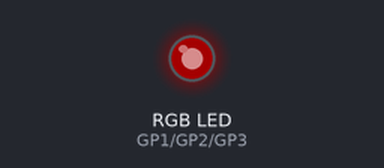
The program below on a simulated Raspberry Pi Pico running MicroPython. Shown: an RGB LED mixed from three pins (HIGH = lit). Dim RGB values are drawn brighter than linear.

Above: at 0.15 s.
At 2.6 s:
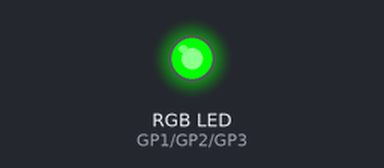
At 5.6 s:
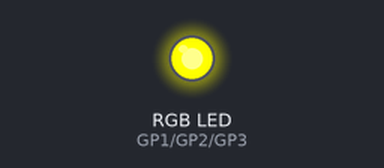
At 10.1 s:
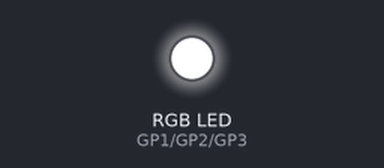
At 19.1 s:
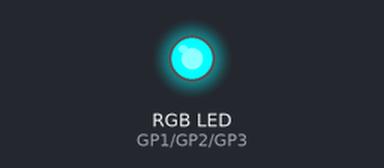
At 38.7 s:
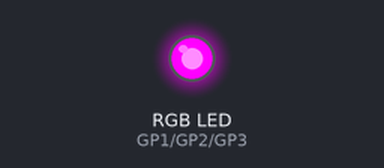
Timing chart, 0 to 40.0 s (numbered marks = the images above):
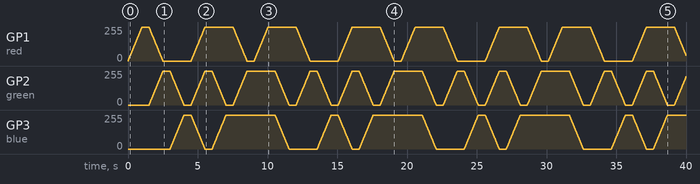

The program:

main.py
```python
from picozero import RGBLED
import time

rgb = RGBLED(red=1, green=2, blue=3)

def fade_color(target_color, duration=1, steps=100):
    current_color = list(rgb.color)
    step_delay = duration / steps

    delta_color = [(target_color[i] - current_color[i]) / steps for i in range(3)]

    for _ in range(steps):
        current_color = [current_color[i] + delta_color[i] for i in range(3)]
        rgb.color = tuple(map(int, current_color))
        time.sleep(step_delay)

while True:
    # Fade to red
    fade_color((255, 0, 0))
    time.sleep(0.5)

    # Fade to green
    fade_color((0, 255, 0))
    time.sleep(0.5)

    # Fade to blue
    fade_color((0, 0, 255))
    time.sleep(0.5)

    # Fade to yellow
    fade_color((255, 255, 0))
    time.sleep(0.5)

    # Fade to purple
    fade_color((255, 0, 255))
    time.sleep(0.5)

    # Fade to cyan
    fade_color((0, 255, 255))
    time.sleep(0.5)

    # Fade to white
    fade_color((255, 255, 255))
    time.sleep(0.5)
```

Measured:
- by itself, GP3 (blue): moves between 0/255 and 255/255, repeating every 10.5 s
